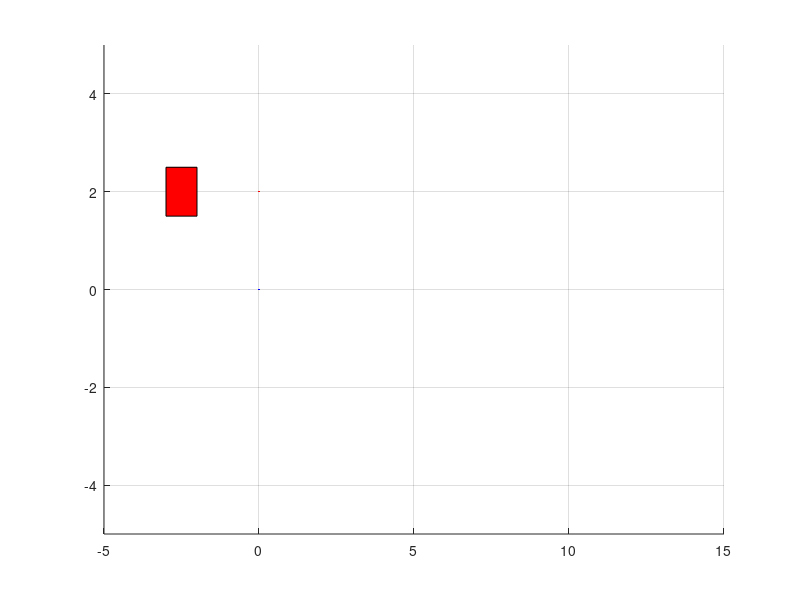

Write the MATLAB code that produced this figure. (Note: this script raises an error after producing the figure.)
%% ME3050 - Dynamics, Modeling, and Control
% Tristan Hill - 09/18/2015
% 1DOF lumped parameter model (mass+spring) 
%%
% using the...
% TIMER CALLBACK CODE - MATLAB CENTRAL
% 
%%

clear all
close all
clc

%% define the program parametetr
%timer function params
p.j=1;
p.t=0;
p.dt=.01;
p.tstop=15;
% system model parameters (as global vars)
p.g=9.8;  %m/s^2

p.m=15;
p.k=2;
p.c=1;

p.wn=sqrt(p.k/p.m);
p.dr=p.c/(2*sqrt(p.m*p.k));
p.wd=p.wn*sqrt(1-p.dr^2);

p.x1_0=2; %state variables, initial values
p.x2_0=0;

% control sytem params 
p.f=0; %actuator input
p.xref=3;
p.kp=12;

%% prepare the plot
figure(1)
axes('xlim',[-5,15],'ylim',[-5,5]);
grid on

%draw a box
p.bht=1;
p.bwt=1;
p.bps=-3;
px=[0 p.bwt p.bwt 0]+p.bps;
py=[0 0 p.bht p.bht]-p.bht/2+p.x1_0;
% 
box=patch(px,py,'red',...
    'userdata',0,...
    'marker','none',...
    'linestyle','-');

%draw a few lines 
l1=line(p.t,p.x1_0,...
    'userdata',0,...
    'marker','.',...
    'color','red',...
    'markersize',2,...
    'linestyle','-');

l2=line(p.t,p.x2_0,...
    'userdata',0,...
    'marker','.',...
    'color','blue',...
    'markersize',2,...
    'linestyle','-');
% 
% l2=line([-5+p.bwt/2 p.t],[p.y0 p.y0],...
%     'userdata',0,...
%     'marker','o',...
%     'color','black',...
%     'markersize',2,...
%     'linestyle',':');

shg;   

%% setup the timer function
th=timer;
th.TimerFcn={@model_mck_12_03_2015,p,l1,l2,box};
th.StopFcn={@model_stop};
set(th,...
    'period',p.dt,...
    'TasksToExecute', round(p.tstop/p.dt),...
    'executionmode','fixedrate');
% ...and start it
input('Press any Key to Start')

start(th);
% % while strcmp(get(th,'Running'),'on');end
% % delete(th);
% 
% % while(t<tmax);
% % end
% %    
% % % clean up
% % stop(th);
% % delete(th);
% close(h)